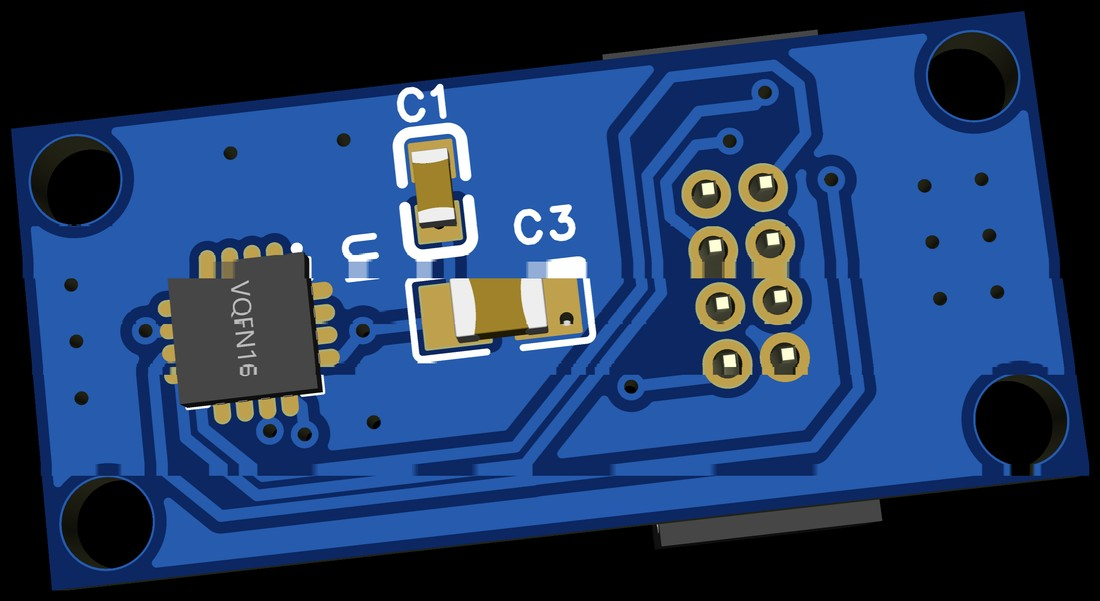
#> input picture week-07/assets/80_mt_top.jpg, 1100 x 601 px
$ python -i prepare_figures.py   (imports and definitions only)
#> lines starting #> are read from the running program, lines starting #| are printed output that depends on the picture; after the words box and inside, x2 and y2 are one past the last pixel; in counts of white or black regions, pixels touching at a corner belong together
#> further down, picture is the input picture: PIL image 1100x601 RGB; mean R, G, B 33.6, 58.5, 99.2
"""Make the week 7 hardware figures from the team's EasyEDA exports (PIL only).

    /home/light/anaconda3/bin/python prepare_figures.py <source_dir> [out_dir]

source_dir holds the files the team sent on 2026-10-14: mainboard_1.png
(Motor Board schematic, page 1 of 3 "MOTOR&SENSOR"), mt6701_{1,2,3}.png
(MT_DS V1.0.0: 3D top, 3D bottom, schematic), kth7801_{1,2,3}.png (KTH_Enc
V1.1.2: 3D top, 3D bottom, schematic), stds_{1,2,3}.png (STDS V1.0.0:
schematic, 3D top, 3D bottom). 3D renders keep the board and lose the black
margin (and the editor's tab bar); schematics are cropped to the drawn part;
the main schematic is also cut into its blocks. Nothing is redrawn.
"""
import sys
from pathlib import Path

import numpy as np
from PIL import Image

HERE = Path(__file__).resolve().parent


# [21 lines left out: function trim_render, not called in this run]


def trim_sheet(img, pad=16):
#> called with pad = 16
    a = np.asarray(img.convert('RGB')).astype(int)
    # drawn parts: anything clearly darker or more saturated than the paper and its grid
    sat = a.max(axis=2) - a.min(axis=2)
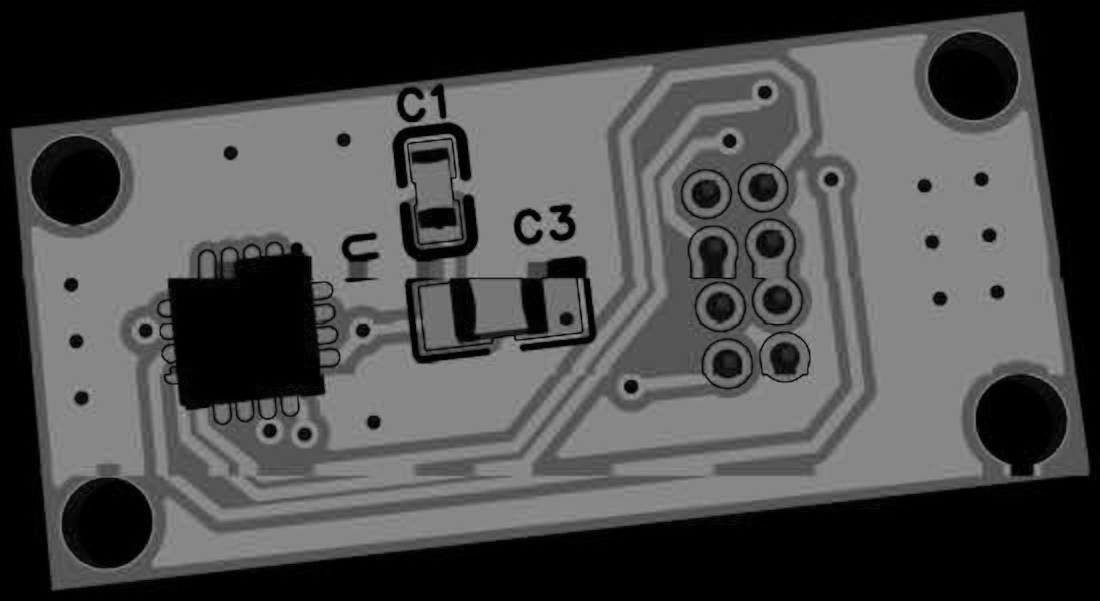
#> sat: shape (601, 1100) int64; min 0, max 160, mean 73.8
    mask = (a.min(axis=2) < 170) | (sat > 70)
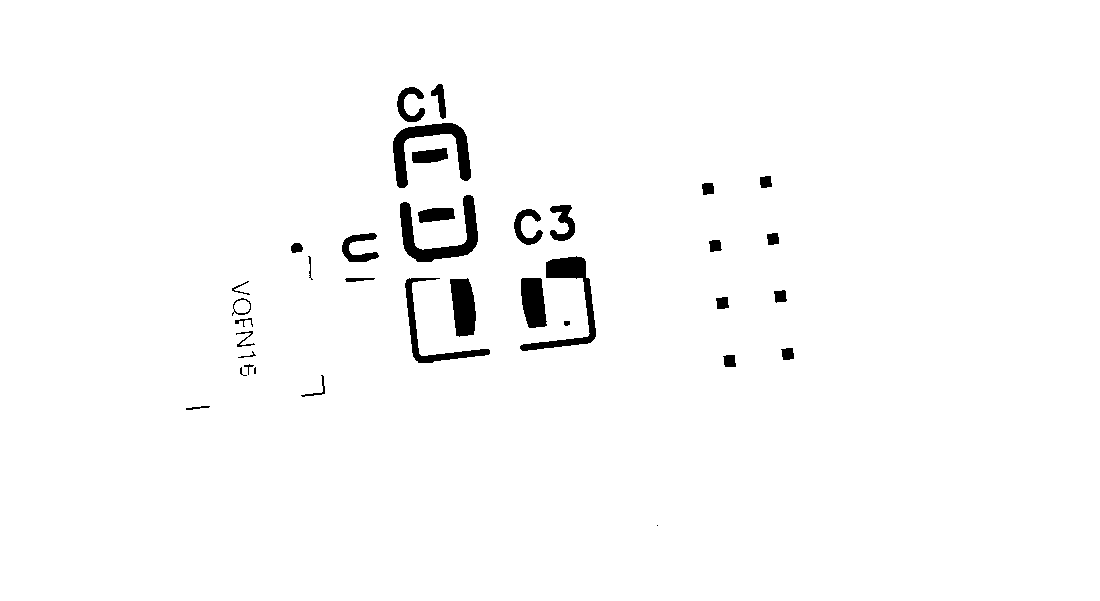
#> mask: shape (601, 1100) bool; 98% white; 36 black regions (3 under 20 px), largest, box (x1, y1, x2, y2) and area: (400, 195, 478, 262) 1798, (393, 123, 471, 188) 1740, (520, 256, 596, 351) 1655
    ys, xs = np.where(mask)
    h, w = mask.shape
#> h = 601; w = 1100
    return img.convert('RGB').crop((max(xs.min() - pad, 0), max(ys.min() - pad, 0), min(xs.max() + pad, w), min(ys.max() + pad, h)))


# [29 lines left out: functions fit, main, not called in this run]


# [4 lines not run here, left out]

>>> from PIL import Image
>>> picture = Image.open('assets/80_mt_top.jpg')
>>> result = trim_sheet(picture)
